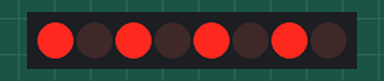
Recording of a program running on a simulated Raspberry Pi Pico running MicroPython. Parts: 8 shift-register outputs drawn as a row of LEDs (first output left, lit = HIGH).

Above: at 0.2 s.
At 1.7 s:
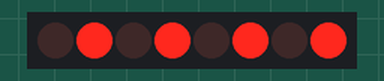
Timing chart, 0 to 3.0 s (numbered marks = the images above):
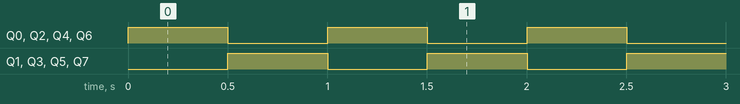

The program:

blinking.py
```python
from machine import Pin, SPI
import time

# Initialize the shift register
data_pin = Pin(13, Pin.OUT)
clock_pin = Pin(14, Pin.OUT)
latch_pin = Pin(15, Pin.OUT)

# Create a function to update the shift register
def update_shift_register(value):
    data_pin.value(1)
    latch_pin.value(0)
    for i in range(8):
        if value & (1 << i):
            data_pin.value(0)
        else:
            data_pin.value(1)
        clock_pin.value(0)
        clock_pin.value(1)
    latch_pin.value(1)

# Set the initial value of the shift register
value = 0b01010101    #alternates the on and off
#value = 0b0000000  for all on and off

while True:
    # Update the shift register with the current value
    update_shift_register(value)

    # Wait for a short time
    time.sleep(0.5)

    # Toggle the value of the shift register
    value = ~value & 0b11111111
```

Measured:
- by itself, Q0–7: alternates HIGH for 0.50 s and LOW for 0.50 s
